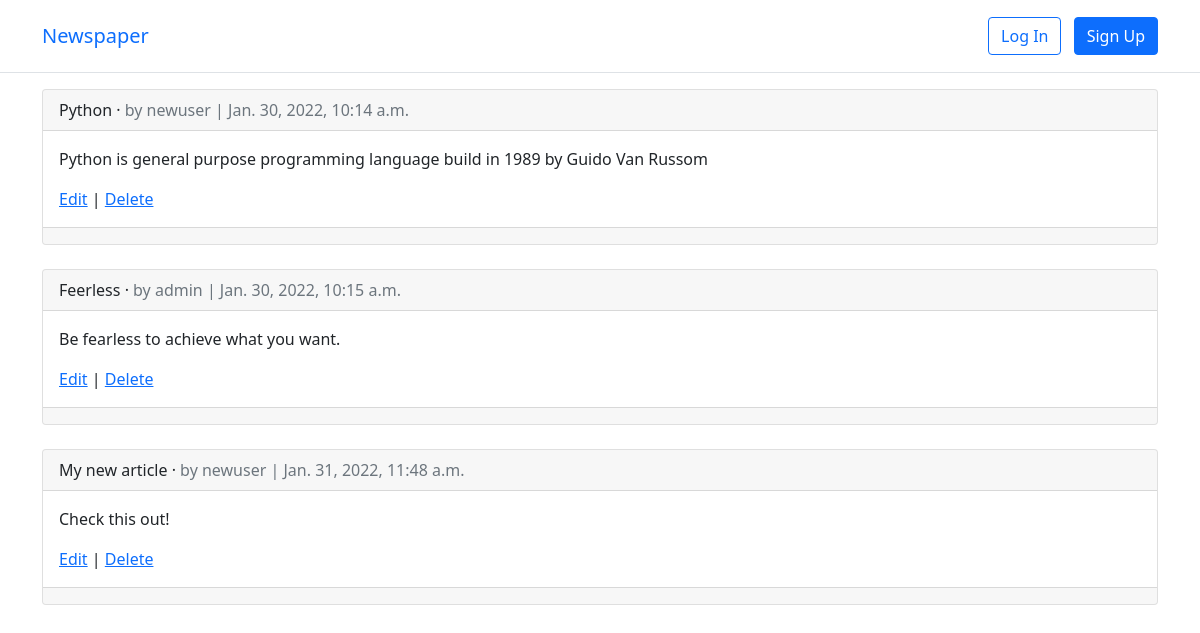
The page /articles/ on the database as committed earlier.
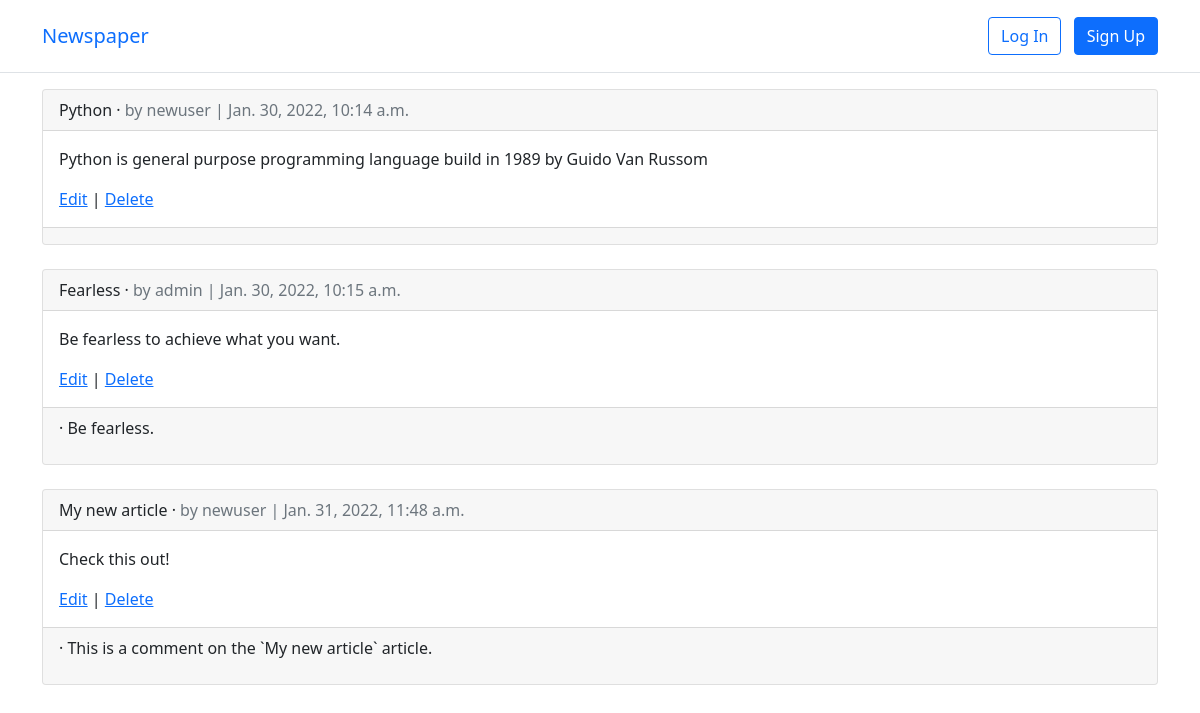
The same page on the database as committed later.
### articles/models.py (models this page shows, shortened)
class Article(models.Model):
    title = models.CharField(max_length=255)
    body = models.TextField()
    date = models.DateTimeField(auto_now_add=True)
    author = models.ForeignKey(get_user_model(), on_delete=models.CASCADE)

class Comment(models.Model):
    article = models.ForeignKey(
        Article, related_name="comments", on_delete=models.CASCADE
    )
    comment = models.TextField()
    user = models.ForeignKey(get_user_model(), on_delete=models.CASCADE)
    def __str__(self):
        return self.comment

### users/models.py (models this page shows)
class CustomUser(AbstractUser):
    age = models.PositiveBigIntegerField(null=True, blank=True)

### articles/views.py (the view)
# urls.py: path("", ArticleListView.as_view(), name="article_list"),
class ArticleListView(ListView):
    model = Article
    template_name = "article_list.html"
    context_object_name = "articles"

### templates/article_list.html (shortened to what this page needs)
{% extends 'base.html' %}
{% block content %}
{% for article in object_list %}
    <div class="card">
    <div class="card-header">
    <span class="font-weight-bold">{{ article.title }}</span> &middot;
    <span class="text-muted">by {{ article.author }} |
    {{ article.date }}</span>
    </div>
    <div class="card-body">
    <p>{{ article.body }}</p>
    <a href="{% url 'article_edit' article.pk %}">Edit</a> |
    <a href="{% url 'article_delete' article.pk %}">Delete</a>
    </div>
    <div class="card-footer">
    {% for comment in article.comments.all %}
    <p>
    <span class="font-weight-bold">{{ comment.author }} &middot;</span>
    {{ comment }}
    </p>
{% endfor %}
</div>
</div>
<br />
{% endfor %}
{% endblock content %}

Rows that differ between the two databases and show on the page:
changed Article "Be fearless to achieve what you want.": title "Feerless" → "Fearless"
added Comment: comment "Be fearless.", shown under Article "Be fearless to achieve what you want."
added Comment: comment "This is a comment on the `My new article` article.", shown under Article "My new article"
